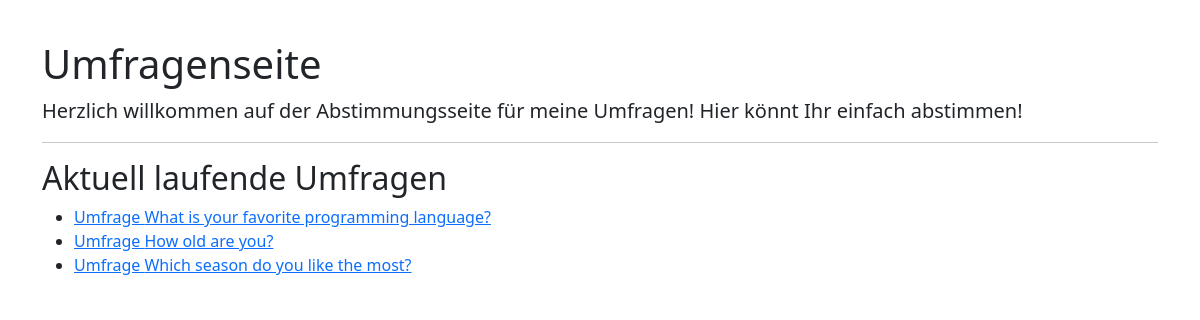
The page / on the database its author committed.
### polls/models.py (models this page shows, shortened)
class Poll(models.Model):
    name = models.CharField(max_length=256)
    slug = models.SlugField(unique=True)

### polls/views.py (the view)
# urls.py: path('', index, name='index'),
def index(request):
    context = {'umfragen': Poll.objects.all(), 'titel': "Umfragenseite"}
    return render(request=request, template_name='polls/index.html',
                  context=context)

### polls/templates/polls/index.html
       {% extends 'polls/base.html' %}
       {% block content %}
       <h1>{{ titel }}</h1>
        <p class="lead">
            Herzlich willkommen auf der Abstimmungsseite für meine Umfragen!
            Hier könnt Ihr einfach abstimmen!
        </p>
        <hr />
        <h2>Aktuell laufende Umfragen</h2>
        {% if umfragen %}
        <ul>
            {% for umfrage in umfragen %}
            <li><a href="{% url 'polls:umfrage-detail' umfrage.slug %}"> Umfrage {{ umfrage.name }}</a></li>
        {% endfor %}
        </ul>
        {% endif %}
        {% endblock %}

### rows shown on the page
Poll: name "What is your favorite programming language?"
Poll: name "How old are you?"
Poll: name "Which season do you like the most?"

### other values the page prints
{{ titel }} "Umfragenseite"
